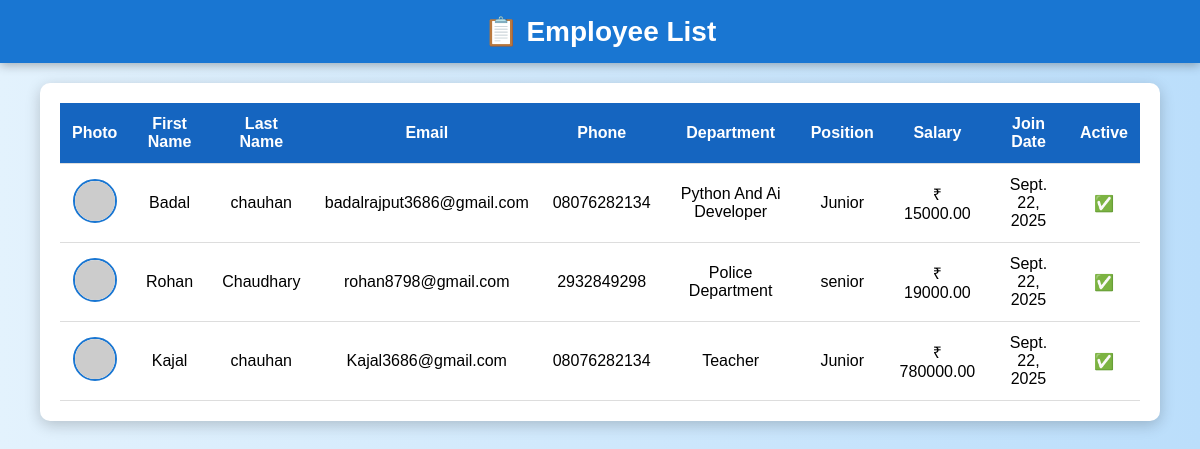
The page / on the database its author committed.
### mysite/models.py (models this page shows, shortened)
class Employee(models.Model):
    first_name = models.CharField(max_length=50)
    last_name = models.CharField(max_length=50)
    email = models.EmailField(unique=True)
    phone = models.CharField(max_length=15, blank=True, null=True)
    department = models.CharField(max_length=100)
    position = models.CharField(max_length=100)
    salary = models.DecimalField(max_digits=10, decimal_places=2)
    join_date = models.DateField(auto_now_add=True)
    is_active = models.BooleanField(default=True)

### mysite/views.py (the view)
# urls.py: path("",views.list,name="list"),
def list(request):
    em=Employee.objects.all()                    # Data Fetching From Model
    return render(request,"list.html",{"em":em})

### mysite/templates/list.html (shortened to what this page needs)
<!DOCTYPE html>
<html lang="en">
<head>
</head>
<body>
    <header>📋 Employee List</header>
    <div class="container">
        {% if em %}
        <table>
            <thead>
                <tr>
                    <th>Photo</th>
                    <th>First Name</th>
                    <th>Last Name</th>
                    <th>Email</th>
                    <th>Phone</th>
                    <th>Department</th>
                    <th>Position</th>
                    <th>Salary</th>
                    <th>Join Date</th>
                    <th>Active</th>
                </tr>
            </thead>
            <tbody>
                {% for e in em %}
                <tr onclick="highlightRow(this)">
                    <td><img src="https://i.pravatar.cc/40?img={{ forloop.counter }}" class="profile" alt="Profile"></td>
                    <td>{{ e.first_name }}</td>
                    <td>{{ e.last_name }}</td>
                    <td>{{ e.email }}</td>
                    <td>{{ e.phone }}</td>
                    <td>{{ e.department }}</td>
                    <td>{{ e.position }}</td>
                    <td>₹ {{ e.salary }}</td>
                    <td>{{ e.join_date }}</td>
                    <td>{% if e.is_active %}✅{% else %}❌{% endif %}</td>
                </tr>
                {% endfor %}
            </tbody>
        </table>
        {% else %}
        <p class="no-data">No employees found.</p>
        {% endif %}
    </div>
</body>
</html>

### mysite/templates/list.html (style rules this page uses)
body { font-family: Arial, sans-serif; background: linear-gradient(to right, #e3f2fd, #bbdefb); margin: 0; padding: 0; }
header { background-color: #1976d2; color: white; text-align: center; padding: 15px 0; font-size: 28px; font-weight: bold; box-shadow: 0 2px 10px rgba(0, 0, 0, 0.3); }
.container { width: 90%; margin: 20px auto; background: white; border-radius: 10px; box-shadow: 0px 4px 15px rgba(0, 0, 0, 0.2); padding: 20px; overflow-x: auto; animation: fadeIn 1s ease-in-out; }
table { width: 100%; border-collapse: collapse; font-size: 16px; text-align: center; }
thead { background-color: #1565c0; color: white; }
th, td { padding: 12px; border-bottom: 1px solid #ddd; }
img.profile { width: 40px; height: 40px; border-radius: 50%; object-fit: cover; border: 2px solid #1976d2; }

### rows shown on the page
Employee: first_name "Badal", last_name "chauhan", email "badalrajput3686@gmail.com", phone "08076282134", department "Python And Ai Developer", position "Junior", salary "15000.00", join_date "Sept. 22, 2025"
Employee: first_name "Rohan", last_name "Chaudhary", email "rohan8798@gmail.com", phone "2932849298", department "Police Department", position "senior", salary "19000.00", join_date "Sept. 22, 2025"
Employee: first_name "Kajal", last_name "chauhan", email "Kajal3686@gmail.com", phone "08076282134", department "Teacher", position "Junior", salary "780000.00", join_date "Sept. 22, 2025"
